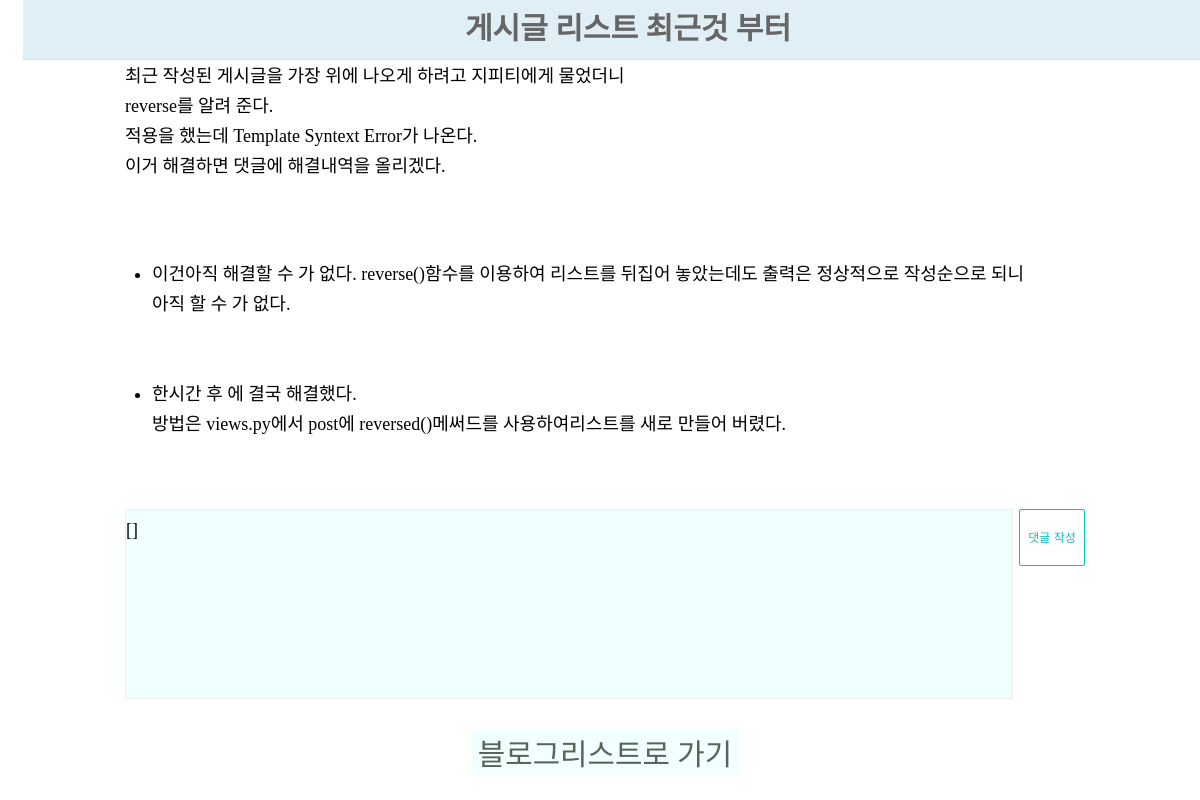
The app's page /posts/24/ with its own data.
### pylog/blog/models.py (models this page shows, shortened)
class Post(models.Model):
    title = models.CharField("포스트제목", max_length=100)
    content = models.TextField("포스트내용")
    thumbnail = models.ImageField("썸네일 이미지", upload_to="post", blank=True)
    write_date = models.DateTimeField("작성날자", auto_now_add=True)
    writer = models.CharField("로그인해서글을쓴사람", max_length=100, blank=True)

class Comment(models.Model):
    post = models.ForeignKey(Post, on_delete=models.CASCADE)
    content = models.TextField("댓글내용")

### pylog/blog/views.py (the view)
# urls.py: path("posts/<int:post_id>/", post_detail),
def post_detail(request, post_id):
    post = Post.objects.get(id=post_id)
    if request.method == "POST":
        comment_content = request.POST["comment"]
        Comment.objects.create(
            post=post,
            content=comment_content,
        )
    context = {
        "post": post,
    }
    return render(request, "post_detail.html", context)

### pylog/templates/post_detail.html (shortened to what this page needs)
{% load static %}
<!DOCTYPE html>
<html lang="en">
<head>
    <link rel="stylesheet" href="{% static 'css/style.css' %}">
</head>
<body>
    <div id="navbar">
        <span >{{ post.title}}</span>
    </div>
    <div id="post-detail">
        <p>{{post.content|linebreaksbr}}</p>
        <ul class="comments">
            {% for comment in post.comment_set.all %}
                <li class="comment">{{comment.content}}</li>
            {% empty %}
                <li class="comment_empty">아직 댓글이 없습니다</li>
            {% endfor %}
        </ul>
        <form method="POST">
            <textarea class="textarea_font" name="comment" cols="50" rows="8">[{{user.username}}] </textarea>
            <button type="submit" class="btn btn-primary">댓글 작성</button>
        </form>
    </div>
    <div class="center">
        <button>
            <a href="/posts/"><h3>블로그리스트로 가기</h3></a>
        </button>
    </div>
</body>
</html>

### pylog/static/css/style.css (style rules this page uses)
ul, ol { list-style: none; padding: 0; margin: 0; }
h1, h2, h3, h4, h5, h6 { padding: 0; margin: 0; font-weight: 300; }
a { text-decoration: none; color: #586458; }
html { margin: 5px; margin-left: 15px; font-family: 'Nanum Myeongjo', serif; font-weight: 400; font-size: 15px; color: black; line-height: 30px; }
#navbar { position: fixed; top: 0; width: 100%; z-index: 999; display: flex; flex-direction: row; flex-wrap: nowrap; justify-content: center; align-items: center; background-color: rgba(221, 237, 246, 0.9); color: #666; font-size: 2.0rem; font-weight: 700; height: 59px; border-bottom: 1px solid #ddd; }
#navbar>span { margin-top: -2px; }
.btn, .btn_logout { width: 66px; height: 30px; line-height: 25px; background-color: #fff; border-radius: 15px; transition-duration: 0.3s; transition-timing-function: ease; font-size: 12px; cursor: pointer; text-align: center; }
.btn-primary { border: 1px solid #00c3bd; color: #00c3bd; }
ul.comments { font-size: 12px; }
ul.comments>li.comment { font-size: 1.2rem; list-style: disc; margin-left: 1.5em; }
#post-detail { display: flex; flex-direction: column; margin: 0 auto; max-width: 960px; padding: 30px 20px; white-space: pre-line; font-size: 1.5vw; font-weight: 500; }
#post-detail>form { width: 100%; margin-top: 10px; display: flex; }
#post-detail>form>textarea { border: 1px solid #eee; padding: 10px; box-sizing: border-box; resize: none; border-radius: 2px; flex-grow: 1; margin-right: 6px; padding-left: 60px; text-indent: -60px; list-style: disc; }
#post-detail>form>button { height: 57px; line-height: 50px; border-radius: 2px; }
button { background-color: azure; }
.center { text-align: center; display: flex; flex-direction: row; flex-wrap: nowrap; justify-content: center; }
.center button { color: #215ecf; font-size: 1.7rem; border-style: none; font-family: 'Nanum Myeongjo', serif; }
.textarea_font { background-color: azure; font-size: 1.2rem; font-family: 'Nanum Myeongjo', serif; }

### records on screen
Post: title "게시글 리스트 최근것 부터", content "최근 작성된 게시글을 가장 위에 나오게 하려고 지피티에게 물었더니 reverse를 알려 준다. 적용을 했는데 Template Syntext Error가 나온다. 이거 해결하면 댓글에 해결내역을 올리겠다."
Comment: content "이건아직 해결할 수 가 없다. reverse()함수를 이용하여 리스트를 뒤집어 놓았는데도 출력은 정상적으로 작성순으로 되니 아직 할 수 가 없다."
Comment: content "한시간 후 에 결국 해결했다. 방법은 views.py에서 post에 reversed()메써드를 사용하여리스트를 새로 만들어 버렸다."
